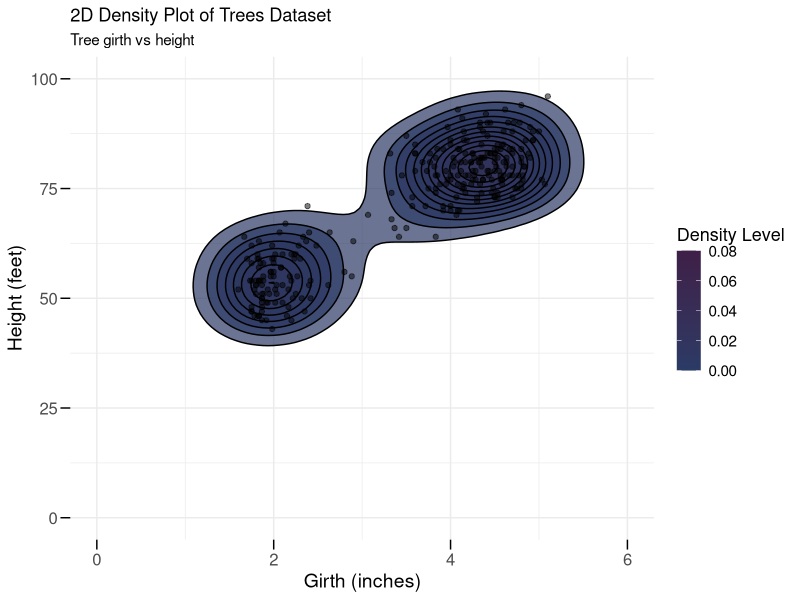

The R script that drew this image:
#Load libraries
library(datasets)
library(tidyverse)
library(dplyr)
library(ggplot2)

#Import data
data("faithful")

#Create plot
ggplot(faithful, aes(x = eruptions, y = waiting)) +
  stat_density_2d(aes(fill = ..level..),    #2D density estimate of the points
                  geom = "polygon",         #Draws filled contour polygons
                  color = "black",          #Border color
                  alpha = 0.7) +            #Transparency of polygons
  geom_point(color = "black",               #Point color
             alpha = 0.5,                   #Transparency of points
             size = 1.5) +                  #Point size
  #Change colors
  scale_fill_gradient(low = "#2A3B66", 
                      high = "#3E1F47",
                      limits = c(0, 0.08),                    #Min and max
                      breaks = c(0, 0.02, 0.04, 0.06, 0.08),  #Legend ticks
                      name = "Density Level"                  #Legend name
                      ) +
  #Change axis titles
  labs(title = "2D Density Plot of Trees Dataset",
       subtitle = "Tree girth vs height",
       x = "Girth (inches)",
       y = "Height (feet)",
       fill = "Density Level") +
  theme_minimal() +
  #Change text sizes
  theme(
    axis.text.x = element_text(size = 12),      # x-axis tick labels
    axis.text.y = element_text(size = 12),      # y-axis tick labels
    axis.ticks.length = unit(0.25, "cm"),       # length of ticks
    axis.ticks = element_line(size = 0.5),      # thickness of ticks
    axis.title.x = element_text(size = 14),     # x-axis title
    axis.title.y = element_text(size = 14),     # y-axis title
    legend.title = element_text(size = 13),     # legend title
    legend.text = element_text(size = 11)       # legend items
  ) +
  #Range of axes
  xlim(0, 6) + 
  ylim(0, 100)
